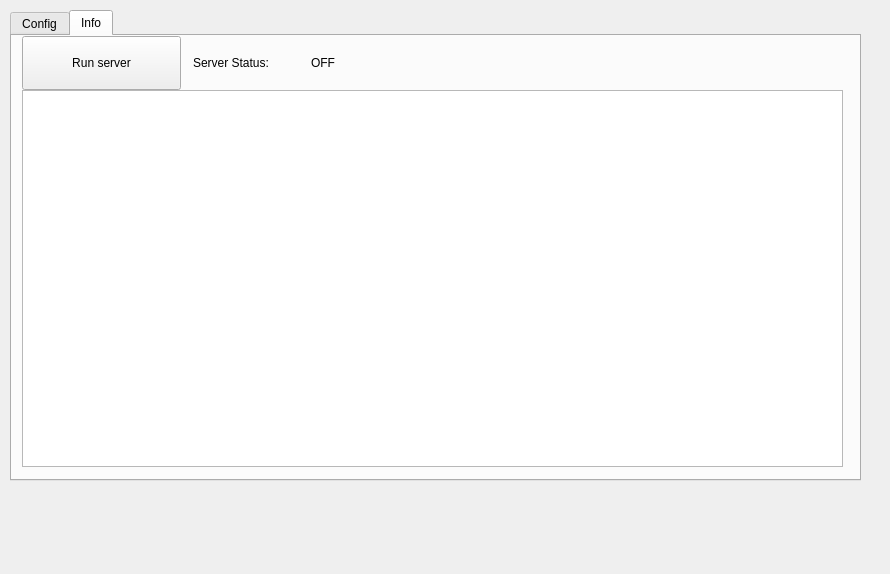
<?xml version="1.0" encoding="UTF-8"?>
<ui version="4.0">
 <class>Form</class>
 <widget class="QWidget" name="Form">
  <property name="geometry">
   <rect>
    <x>0</x>
    <y>0</y>
    <width>890</width>
    <height>574</height>
   </rect>
  </property>
  <property name="windowTitle">
   <string>Dota GSI</string>
  </property>
  <widget class="QTabWidget" name="tabWidget">
   <property name="geometry">
    <rect>
     <x>10</x>
     <y>10</y>
     <width>851</width>
     <height>471</height>
    </rect>
   </property>
   <property name="accessibleName">
    <string/>
   </property>
   <property name="currentIndex">
    <number>1</number>
   </property>
   <widget class="QWidget" name="tab_config">
    <property name="enabled">
     <bool>true</bool>
    </property>
    <attribute name="title">
     <string>Config</string>
    </attribute>
    <widget class="QWidget" name="verticalLayoutWidget">
     <property name="geometry">
      <rect>
       <x>10</x>
       <y>0</y>
       <width>811</width>
       <height>441</height>
      </rect>
     </property>
     <layout class="QVBoxLayout" name="verticalLayout_ofTabConfig" stretch="5,1">
      <property name="spacing">
       <number>0</number>
      </property>
      <property name="sizeConstraint">
       <enum>QLayout::SizeConstraint::SetDefaultConstraint</enum>
      </property>
      <item>
       <layout class="QHBoxLayout" name="horizontalLayout">
        <item>
         <widget class="QGroupBox" name="groupBox_2">
          <property name="enabled">
           <bool>true</bool>
          </property>
          <property name="title">
           <string>ConfigGSI</string>
          </property>
          <widget class="QWidget" name="formLayoutWidget">
           <property name="geometry">
            <rect>
             <x>10</x>
             <y>20</y>
             <width>371</width>
             <height>211</height>
            </rect>
           </property>
           <layout class="QFormLayout" name="formLayout">
            <property name="horizontalSpacing">
             <number>50</number>
            </property>
            <property name="verticalSpacing">
             <number>0</number>
            </property>
            <item row="0" column="0">
             <widget class="QLabel" name="label">
              <property name="text">
               <string>uri</string>
              </property>
             </widget>
            </item>
            <item row="1" column="0">
             <widget class="QLabel" name="label_2">
              <property name="text">
               <string>timeout</string>
              </property>
             </widget>
            </item>
            <item row="2" column="0">
             <widget class="QLabel" name="label_3">
              <property name="text">
               <string>buffer</string>
              </property>
             </widget>
            </item>
            <item row="3" column="0">
             <widget class="QLabel" name="label_4">
              <property name="text">
               <string>throttle</string>
              </property>
             </widget>
            </item>
            <item row="4" column="0">
             <widget class="QLabel" name="label_5">
              <property name="text">
               <string>heartbeat</string>
              </property>
             </widget>
            </item>
            <item row="1" column="1">
             <widget class="QDoubleSpinBox" name="doubleSpinBox_timeout">
              <property name="decimals">
               <number>1</number>
              </property>
              <property name="value">
               <double>5.000000000000000</double>
              </property>
             </widget>
            </item>
            <item row="2" column="1">
             <widget class="QDoubleSpinBox" name="doubleSpinBox_buffer">
              <property name="decimals">
               <number>1</number>
              </property>
              <property name="value">
               <double>0.100000000000000</double>
              </property>
             </widget>
            </item>
            <item row="3" column="1">
             <widget class="QDoubleSpinBox" name="doubleSpinBox_throttle">
              <property name="decimals">
               <number>1</number>
              </property>
              <property name="value">
               <double>0.100000000000000</double>
              </property>
             </widget>
            </item>
            <item row="4" column="1">
             <widget class="QDoubleSpinBox" name="doubleSpinBox_heartbeat">
              <property name="decimals">
               <number>1</number>
              </property>
              <property name="value">
               <double>30.000000000000000</double>
              </property>
             </widget>
            </item>
            <item row="0" column="1">
             <widget class="QLineEdit" name="lineEdit_uri">
              <property name="text">
               <string>http://localhost:8070/</string>
              </property>
             </widget>
            </item>
           </layout>
          </widget>
         </widget>
        </item>
        <item>
         <widget class="QGroupBox" name="groupBox">
          <property name="title">
           <string>ConfigGSIData (Select data to recive)</string>
          </property>
          <widget class="QWidget" name="formLayoutWidget_2">
           <property name="geometry">
            <rect>
             <x>10</x>
             <y>20</y>
             <width>371</width>
             <height>211</height>
            </rect>
           </property>
           <layout class="QFormLayout" name="formLayout_2">
            <property name="horizontalSpacing">
             <number>50</number>
            </property>
            <property name="verticalSpacing">
             <number>6</number>
            </property>
            <property name="leftMargin">
             <number>10</number>
            </property>
            <item row="0" column="0">
             <widget class="QLabel" name="label_6">
              <property name="text">
               <string>provider</string>
              </property>
             </widget>
            </item>
            <item row="1" column="0">
             <widget class="QLabel" name="label_7">
              <property name="text">
               <string>player</string>
              </property>
             </widget>
            </item>
            <item row="2" column="0">
             <widget class="QLabel" name="label_8">
              <property name="text">
               <string>hero</string>
              </property>
             </widget>
            </item>
            <item row="3" column="0">
             <widget class="QLabel" name="label_9">
              <property name="text">
               <string>map</string>
              </property>
             </widget>
            </item>
            <item row="4" column="0">
             <widget class="QLabel" name="label_10">
              <property name="text">
               <string>buildings</string>
              </property>
             </widget>
            </item>
            <item row="5" column="0">
             <widget class="QLabel" name="label_11">
              <property name="text">
               <string>abilities</string>
              </property>
             </widget>
            </item>
            <item row="8" column="0">
             <widget class="QLabel" name="label_12">
              <property name="text">
               <string>wearables</string>
              </property>
             </widget>
            </item>
            <item row="7" column="0">
             <widget class="QLabel" name="label_13">
              <property name="text">
               <string>draft</string>
              </property>
             </widget>
            </item>
            <item row="6" column="0">
             <widget class="QLabel" name="label_14">
              <property name="text">
               <string>items</string>
              </property>
             </widget>
            </item>
            <item row="0" column="1">
             <widget class="QCheckBox" name="checkBox_provider">
              <property name="text">
               <string/>
              </property>
             </widget>
            </item>
            <item row="1" column="1">
             <widget class="QCheckBox" name="checkBox_player">
              <property name="text">
               <string/>
              </property>
             </widget>
            </item>
            <item row="2" column="1">
             <widget class="QCheckBox" name="checkBox_hero">
              <property name="text">
               <string/>
              </property>
             </widget>
            </item>
            <item row="3" column="1">
             <widget class="QCheckBox" name="checkBox_map">
              <property name="text">
               <string/>
              </property>
             </widget>
            </item>
            <item row="4" column="1">
             <widget class="QCheckBox" name="checkBox_buildings">
              <property name="text">
               <string/>
              </property>
             </widget>
            </item>
            <item row="5" column="1">
             <widget class="QCheckBox" name="checkBox_abilities">
              <property name="text">
               <string/>
              </property>
             </widget>
            </item>
            <item row="6" column="1">
             <widget class="QCheckBox" name="checkBox_items">
              <property name="text">
               <string/>
              </property>
             </widget>
            </item>
            <item row="7" column="1">
             <widget class="QCheckBox" name="checkBox_draft">
              <property name="text">
               <string/>
              </property>
             </widget>
            </item>
            <item row="8" column="1">
             <widget class="QCheckBox" name="checkBox_wearables">
              <property name="text">
               <string/>
              </property>
             </widget>
            </item>
           </layout>
          </widget>
         </widget>
        </item>
       </layout>
      </item>
      <item>
       <layout class="QHBoxLayout" name="horizontalLayout_2" stretch="4,1,10">
        <property name="spacing">
         <number>16</number>
        </property>
        <property name="sizeConstraint">
         <enum>QLayout::SizeConstraint::SetDefaultConstraint</enum>
        </property>
        <item>
         <widget class="QPushButton" name="pushButton_updateConfigGSI">
          <property name="sizePolicy">
           <sizepolicy hsizetype="Minimum" vsizetype="Expanding">
            <horstretch>0</horstretch>
            <verstretch>0</verstretch>
           </sizepolicy>
          </property>
          <property name="text">
           <string>Update ConfigGSI</string>
          </property>
         </widget>
        </item>
        <item>
         <widget class="QLabel" name="label_17">
          <property name="text">
           <string>Status:</string>
          </property>
         </widget>
        </item>
        <item>
         <widget class="QLabel" name="label_updateConfigStatus">
          <property name="text">
           <string>1</string>
          </property>
         </widget>
        </item>
       </layout>
      </item>
     </layout>
    </widget>
   </widget>
   <widget class="QWidget" name="tab_info">
    <attribute name="title">
     <string>Info</string>
    </attribute>
    <widget class="QWidget" name="verticalLayoutWidget_2">
     <property name="geometry">
      <rect>
       <x>10</x>
       <y>0</y>
       <width>821</width>
       <height>431</height>
      </rect>
     </property>
     <layout class="QVBoxLayout" name="verticalLayout_ofTabInfo" stretch="1,7">
      <property name="spacing">
       <number>0</number>
      </property>
      <item>
       <layout class="QHBoxLayout" name="horizontalLayout_3">
        <property name="rightMargin">
         <number>1</number>
        </property>
        <item>
         <layout class="QHBoxLayout" name="horizontalLayout_5" stretch="3,2,10">
          <property name="spacing">
           <number>12</number>
          </property>
          <item>
           <widget class="QPushButton" name="pushButton_runServer">
            <property name="sizePolicy">
             <sizepolicy hsizetype="Minimum" vsizetype="Expanding">
              <horstretch>0</horstretch>
              <verstretch>0</verstretch>
             </sizepolicy>
            </property>
            <property name="text">
             <string>Run server</string>
            </property>
           </widget>
          </item>
          <item>
           <widget class="QLabel" name="label_15">
            <property name="text">
             <string>Server Status: </string>
            </property>
           </widget>
          </item>
          <item>
           <widget class="QLabel" name="label_serverStatus">
            <property name="text">
             <string>OFF</string>
            </property>
           </widget>
          </item>
         </layout>
        </item>
       </layout>
      </item>
      <item>
       <layout class="QHBoxLayout" name="horizontalLayout_4">
        <item>
         <widget class="QTextBrowser" name="textBrowser"/>
        </item>
       </layout>
      </item>
     </layout>
    </widget>
   </widget>
  </widget>
 </widget>
 <resources/>
 <connections/>
</ui>
